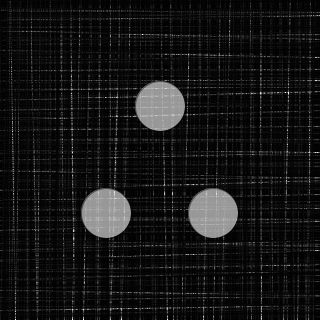
Frame 1 (no input)
Frame 60 (the mouse pressed at the canvas centre just before this capture): identical to frame 1, image omitted
Frame 120 (the mouse held since frame 60 and released just before this capture): identical to frame 1, image omitted

The Processing sketch that drew this single still picture (run headless with seeded random() and noise(); from frame 60 on, the mouse is pressed at the canvas centre):

// Processing sketch: grid_circle
// ── grid_circle.pde

void setup() {
  size(320,320);
  background(0);
  smooth();
  doDraw();
}

void draw() {}


void mouseDragged() {
  doDraw();
}


void doDraw() {
  fill(0);
  rect(0,0,width,height);
  fill(255, 150);
  gridTartan();
  triCircle();
}

void triCircle() {
  ellipse(int(width/2), int(height/3),  50, 50);
  ellipse(int(width*2/3), int((height*2)/3),  50, 50);
  ellipse(int(width/3), int((height*2)/3),  50, 50);
}

void gridTartan() {

  drawGrid(10, 255); 
  drawGridOffset(10, 128, 1);
  drawGridOffset(10, 64, 2);
  drawGridOffset(10, 32, 3);
  drawGridOffset(10, 16, 4);
  drawGridOffset(10, 8, 5);
  drawGridOffset(10, 4, 6);
  drawGridOffset(10, 2, 7);
  drawGridOffset(10, 1, 8);

}


void drawGrid(int n, int shadeofgray) {

  stroke(shadeofgray, shadeofgray, shadeofgray, 255);
  strokeWeight(1);
  
  for (int i=n; i<height; i=i+n) {
    line(0, i, width, int(random(i-10, i+10)));  
  }
  
  for (int i=n; i<width; i=i+n) {
    line(i, 0, int(random(i-10, i+10)), height);  
  }
}


void drawGridOffset(int n, int shadeofgray, int offset) {

stroke(shadeofgray, shadeofgray, shadeofgray, 128);
strokeWeight(1);
  
  for (int i=0; i<height; i=i+n-offset) {
    line(0, i, width, int(random(i-10, i+10)));  
  }
  
  for (int i=0; i<width; i=i+n-offset) {
    line(i, 0, int(random(i-10, i+10)), height);  
  }
} 
